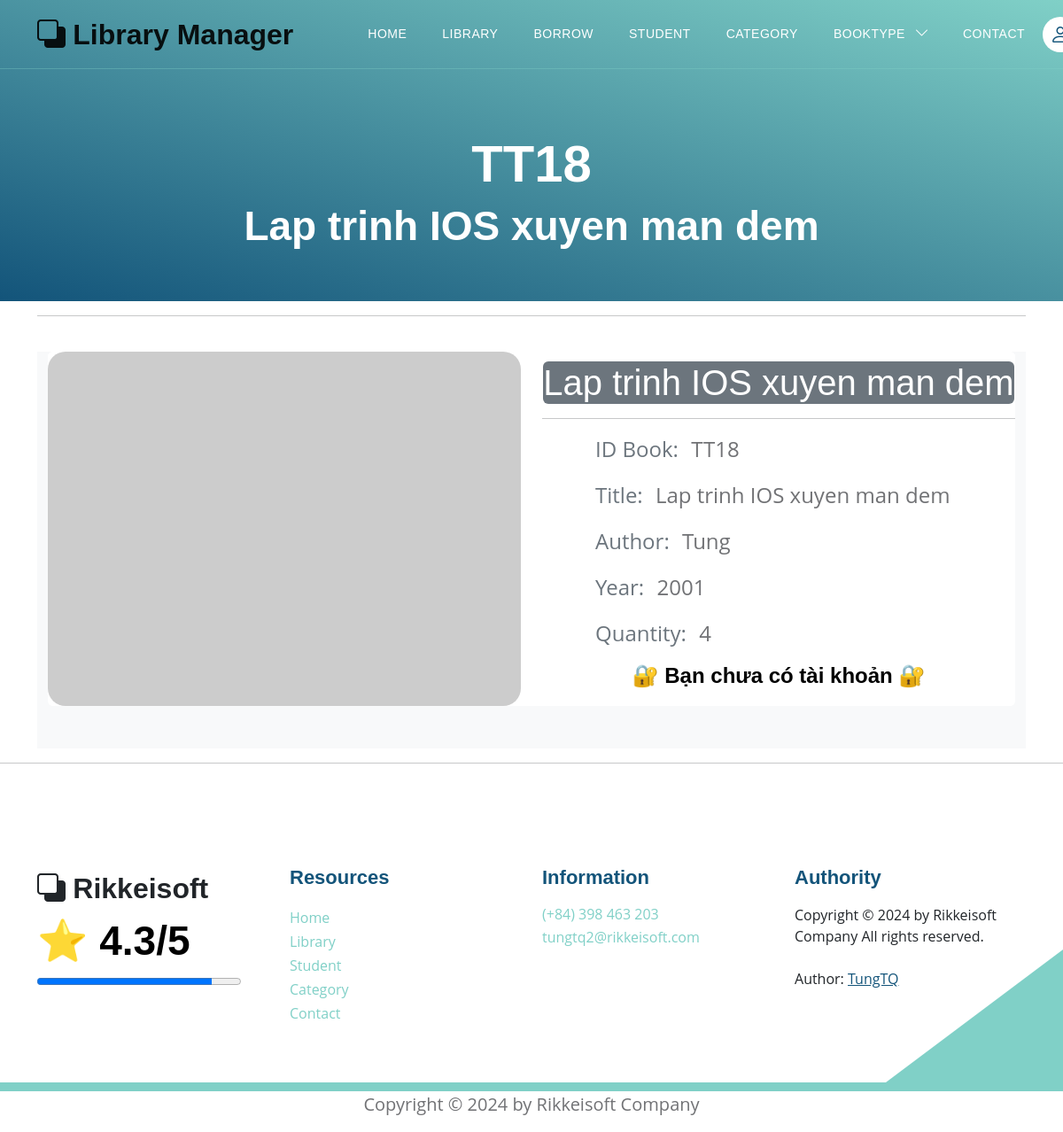
/books/detail_book?choice_book=TT18, run on an earlier commit of the app's database.
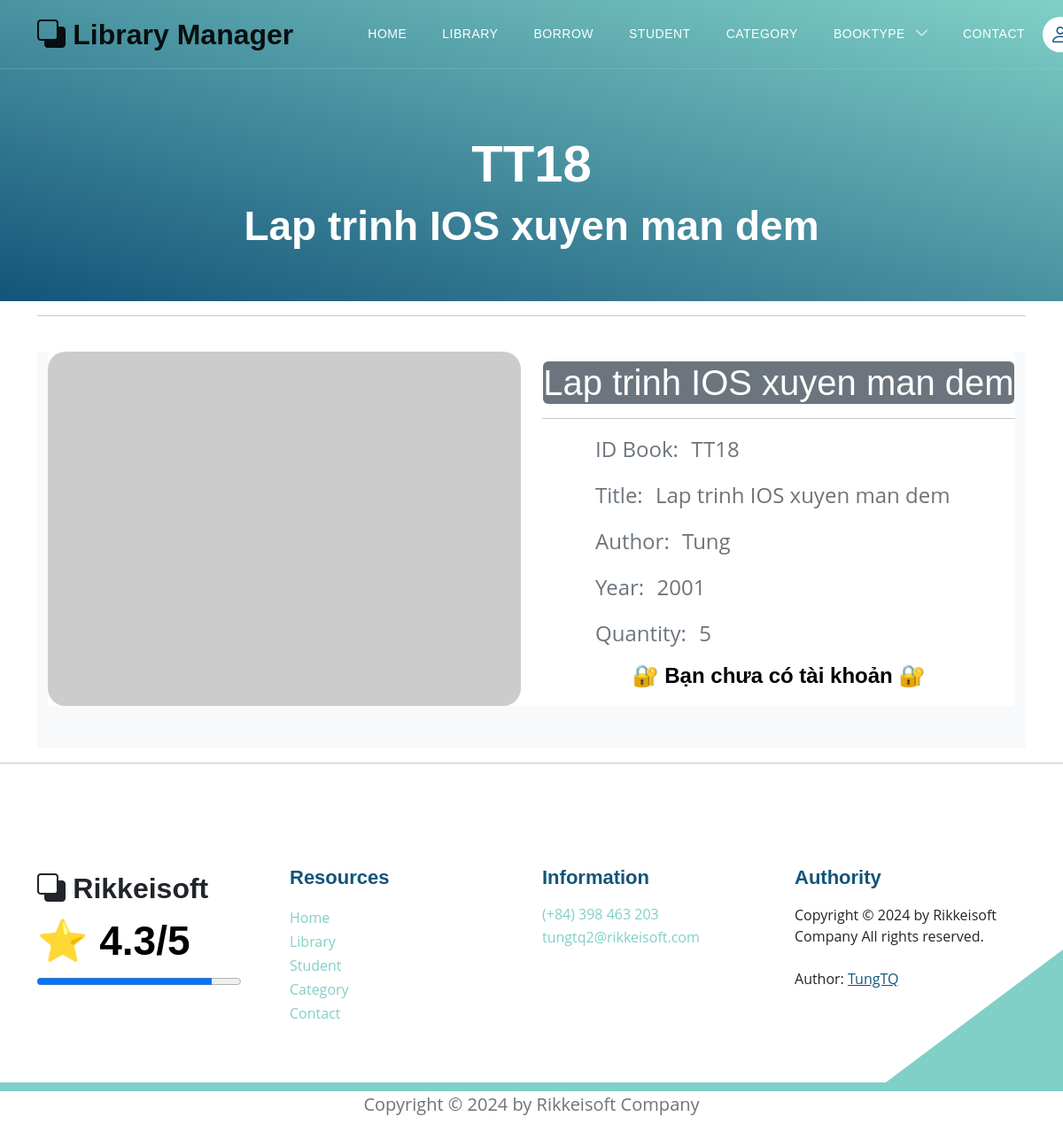
And on a later commit of the database.
### models.py (models this page shows)
class Book(Base):
    __tablename__ = 'books'
    username_id = Column(String(30), ForeignKey('users.username'), nullable=False)
    id_book = Column(String(30), primary_key=True, unique=True, index=True)         # Số thứ tự sách
    title = Column(String(100), index=True)      # Tiêu đề sách
    author = Column(String(100), index=True)     # Tác giả
    year = Column(Integer)                  # Năm xuất bản
    quantity_amount = Column(Integer, index=True, default=0)
    category_id = Column(String(10), ForeignKey('category.category_id'), nullable=False)
    insert_at = Column(DateTime, index=True)
    insert_id = Column(String(30), index=True)
    update_at = Column(DateTime,index=True)
    update_id = Column(String(30), index=True)
    delete_at = Column(DateTime,index=True)
    delete_id = Column(String(30), index=True)
    delete_flag = Column(Integer, index=True)
    image_book = Column(String(100), index=True, nullable=True)         # Đường dẫn tới ảnh của sách
    pdf_book = Column(String(100), index=True, nullable=True)           # Đường dẫn tới file PDF của sách
    user = relationship("User", back_populates="books")
    category = relationship("Category", back_populates="category_books")
    borrows = relationship("BorrowBook", back_populates="book_borrow")
    borrowfinal = relationship("BorrowBookFinal", back_populates="book_borrow_final")

### routers/book.py (the view)
@router.get('/books/detail_book', response_class=HTMLResponse)
async def get_book_detail(request: Request, token: str = Cookie(None), choice_book: Optional[str] = None, db: Session = Depends(models.get_db)):
    mean_star = function.get_mean_star(db)
    all_category2 = db.query(models.Category).filter(models.Category.delete_flag != 1).all()
    this_book_choice = db.query(models.Book).filter(models.Book.id_book == choice_book,
                                                    models.Book.delete_flag == 0).first()
    if this_book_choice:
        if token:
            try:
                decodeJSON = jwt.decode(token, "secret", algorithms=["HS256"])
                username = decodeJSON["username"]
                user = function.get_user(db, username)
                this_user_borrow = db.query(models.BorrowBook).filter(models.BorrowBook.username_id == username,
                                                                      models.BorrowBook.book_id == choice_book,
                                                                      models.BorrowBook.status == 1).all()
                if this_user_borrow != []:
                    this_user_borrow = this_user_borrow[0]
                    return templates.TemplateResponse("book_detail.html", {
                        "request": request,
                        "user": user,
                        "mean_star": mean_star,
                        "all_category2": all_category2,
                        "this_book_choice": this_book_choice,
                        "this_user_borrow": this_user_borrow})
                else:
                    return templates.TemplateResponse("book_detail.html", {
                        "request": request,
                        "user": user,
                        "mean_star": mean_star,
                        "all_category2": all_category2,
                        "this_book_choice": this_book_choice})
            except:
                return templates.TemplateResponse("error_template.html", {"request": request,
                                                                             "mean_star": mean_star,
                                                                             "error": "Page not found"})
        else:
            return templates.TemplateResponse("book_detail.html", {
                    "request": request,
                    "mean_star": mean_star,
                    "all_category2": all_category2,
                    "this_book_choice": this_book_choice})
    else:
        return templates.TemplateResponse("error_template.html", {"request": request,
                                                                  "mean_star": mean_star,
                                                                  "error": "Page Not Found"})

### templates/book_detail.html
{% extends "base.html" %}
{% block content %}
<section class="hero-section d-flex justify-content-center align-items-center" id="section_1"
    style="padding-bottom: 25px;">
    <div class="container">
        <div class="row">
            <div class="col-lg-8 col-12 mx-auto">
                <h1 class="text-white text-center"> {{this_book_choice.id_book}} </h1>
                <h2 class="text-white text-center"> {{this_book_choice.title}} </h2>
                <br>
            </div>
        </div>
    </div>
</section>
<div class="container" style="text-align: center;">
    <hr> <br>
    <section class="bg-light">
        <div class="container">
            <div class="row">
                <div class="col-lg-12 mb-4 mb-sm-5">
                    <div class="card card-style1 border-0">
                        <div class="card card-style1 border-0">
                            <div class="row align-items-center">
                                <div class="col-lg-6 mb-4 mb-lg-0">
                                    {% if this_book_choice.image_book %}
                                        <div style=" text-align: center;">
                                            <img src="/static/media/{{this_book_choice.image_book}}" class="card-img-top"
                                            style="object-fit: cover; max-width: 600px; height: 450px; border-radius: 20px; transition: transform 0.3s ease-in-out, filter 0.3s ease-in-out;"
                                                onmouseover="this.style.transform='scale(1.1)'; this.style.filter='brightness(80%)';"
                                                onmouseout="this.style.transform='scale(1)'; this.style.filter='brightness(100%)';">
                                        </div>
                                    {% else %}
                                        <div style=" text-align: center;">
                                            <img src="https://placehold.co/200x150" class="card-img-top"
                                            style="max-width: 600px; border-radius: 20px; transition: transform 0.3s ease-in-out, filter 0.3s ease-in-out;"
                                                onmouseover="this.style.transform='scale(1.1)'; this.style.filter='brightness(80%)';"
                                                onmouseout="this.style.transform='scale(1)'; this.style.filter='brightness(100%)';">
                                        </div>
                                    {% endif %}
                                </div>
                                <div class="col-lg-6 px-xl-10">
                                    <div class="bg-secondary d-lg-inline-block py-1-9 px-1-9 px-sm-6 mb-1-9 rounded">
                                        <h1 class="h1 text-white mb-0"> {{this_book_choice.title}} </h1>
                                    </div>
                                    <hr>
                                    <ul class="list-unstyled mb-1-9" style="text-align: left; padding-left: 60px;">
                                        <li class="mb-2 mb-xl-3 display-28" style="font-size: 24px !important;"><span class="display-26 text-secondary me-2 font-weight-600">ID Book:</span> {{this_book_choice.id_book}} </li>
                                        <li class="mb-2 mb-xl-3 display-28" style="font-size: 24px !important;"><span class="display-26 text-secondary me-2 font-weight-600">Title:</span> {{this_book_choice.title}} </li>
                                        <li class="mb-2 mb-xl-3 display-28" style="font-size: 24px !important;"><span class="display-26 text-secondary me-2 font-weight-600">Author:</span> {{this_book_choice.author}} </li>
                                        <li class="mb-2 mb-xl-3 display-28" style="font-size: 24px !important;"><span class="display-26 text-secondary me-2 font-weight-600">Year:</span> {{this_book_choice.year}} </li>
                                        <li class="mb-2 mb-xl-3 display-28" style="font-size: 24px !important;"><span class="display-26 text-secondary me-2 font-weight-600">Quantity:</span> {{this_book_choice.quantity_amount}} </li>
                                    </ul>
                                    {% if request.cookies.get('token') %}
                                        {% if user.role != 0 %}
                                            <button type="button" class="btn btn-warning">
                                                <a href="/static/media/{{this_book_choice.pdf_book}}" target="_blank", style="color: black;"> <h5>👁️ Xem tài liệu 👁️</h5> </a>
                                            </button>
                                        {% else %}
                                            {% if this_book_choice.insert_id == request.cookies.get('username') %}
                                                <button type="button" class="btn btn-warning">
                                                    <a href="/static/media/{{this_book_choice.pdf_book}}" target="_blank", style="color: black;"> <h5>👁️ Xem tài liệu 👁️</h5> </a>
                                                </button>
                                            {% else %}
                                                {% if this_book_choice.quantity_amount > 0 %}
                                                    {% if this_user_borrow %}
                                                    <div class="btn-group" role="group" aria-label="Basic mixed styles example">
                                                        <button type="button" class="btn btn-warning">
                                                            <a href="/static/media/{{this_book_choice.pdf_book}}" target="_blank", style="color: black;"> <h5>Xem tài liệu</h5> </a>
                                                        </button>
                                                        <button type="button" class="btn btn-success">
                                                            <a href="/books/restore_book?borrow_book_id={{this_book_choice.id_book}}" style="color: black;"> <h5>Trả tài liệu</h5> </a>
                                                        </button>
                                                    </div>
                                                    {% else %}
                                                    <button type="button" class="btn btn-primary">
                                                    <a href="/books/borrow_book?borrow_book_id={{this_book_choice.id_book}}" style="color: black;"> <h5>👁️ Mượn sách 👁️ </h5> </a>
                                                    </button>
                                                    {% endif %}
                                                {% else %}
                                                    {% if this_user_borrow %}
                                                        <div class="btn-group" role="group" aria-label="Basic mixed styles example">
                                                            <button type="button" class="btn btn-warning">
                                                                <a href="/static/media/{{this_book_choice.pdf_book}}" target="_blank", style="color: black;"> <h5>Xem tài liệu</h5> </a>
                                                            </button>
                                                            <button type="button" class="btn btn-success">
                                                                <a href="/books/restore_book?borrow_book_id={{this_book_choice.id_book}}" style="color: black;"> <h5>Trả tài liệu</h5> </a>
                                                            </button>
                                                        </div>
                                                    {% else %}
                                                        <h4> ❌ Đã hết sách ❌ </h4>
                                                    {% endif %}
                                                {% endif %}
                                            {% endif %}
                                        {% endif %}
                                    {% else %}
                                    <h5> 🔐 Bạn chưa có tài khoản 🔐 </h5>
                                    {% endif %}
                                </div>
                            </div>
                        </div>
                    </div>
                </div>
            </div>
        </div>
    </section>
</div>
<hr>
{% endblock content %}

What changed in the data, as far as the page shows it:
changed Book "TT18": quantity_amount "4" → "5"
